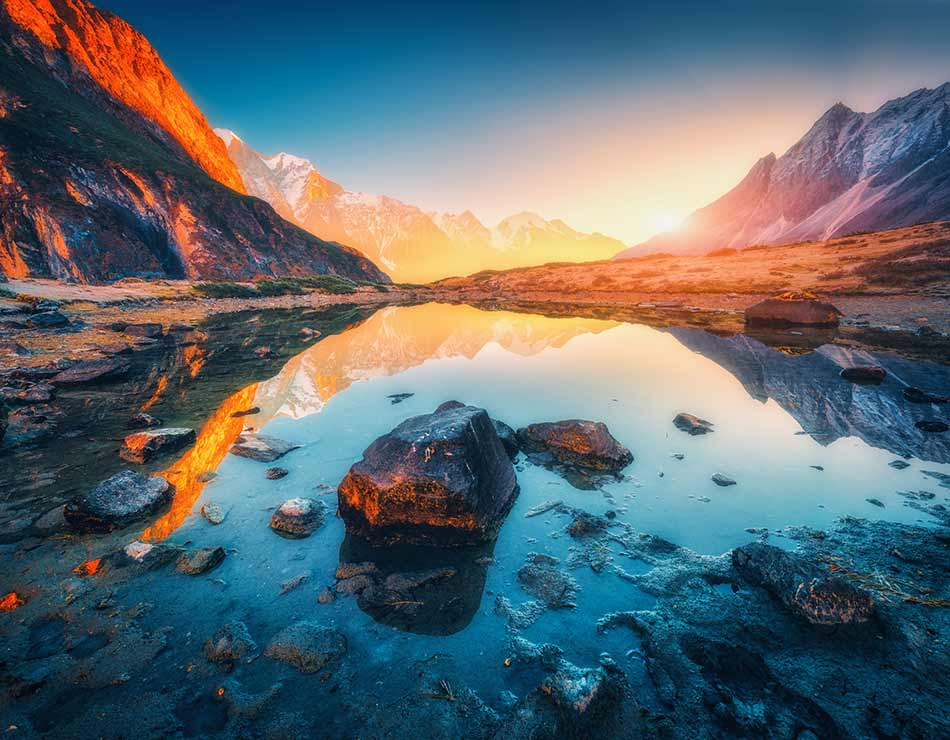
#> input picture image manipulation/image2.jpg, 950 x 740 px
$ python 4.py
#> lines starting #> are read from the running program, lines starting #| are printed output that depends on the picture
import cv2 as cv
import numpy as np

img  = cv.imread('image2.jpg')
#> img is the input picture: shape (740, 950, 3); mean B, G, R 111.9, 105.7, 92.9

cv.imshow('image',img)

# translating an image
def translate(img, x ,y):
#> called with x = 100, y = 100
    transMat = np.float32([[1,0,x],[0,1,y]])
    dimensions = (img.shape[1],img.shape[0])
#> dimensions = (950, 740)
    return cv.warpAffine(img,transMat, dimensions)
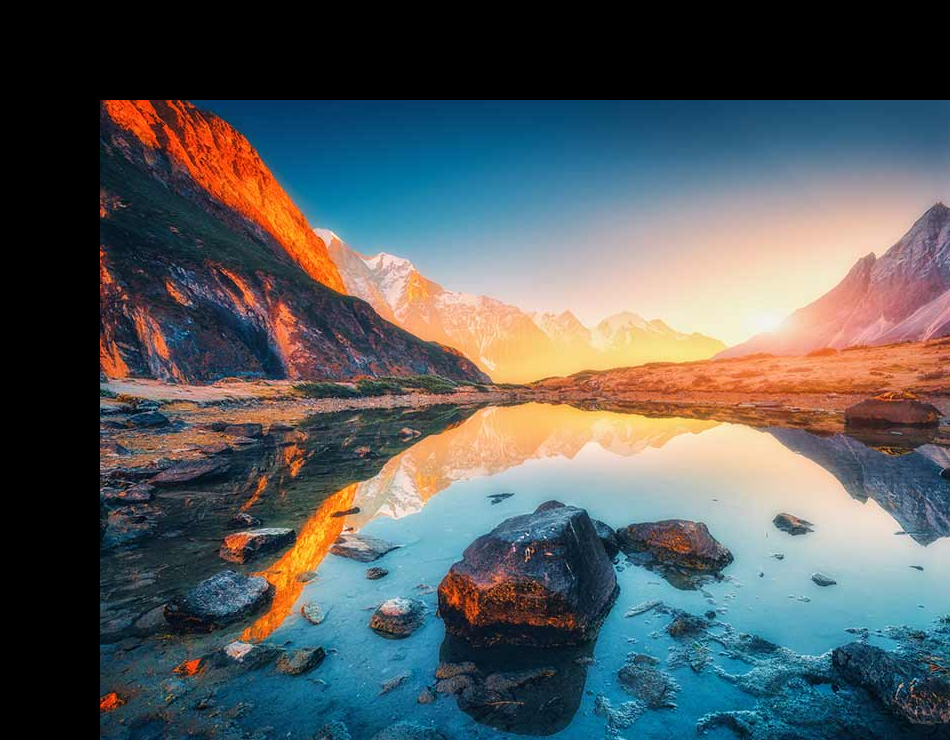
#> returned value: shape (740, 950, 3); mean of channels 0, 1, 2 92.3, 90.7, 84.9; drawn as B, G, R

trans = translate(img, 100 , 100)
cv.imshow('trans',trans)

# rotating an image
def rotate(img, angle,point=None):
#> called with angle = 45
    (height,width)=img.shape[:2]
#> height = 740; width = 950

    if point is None:
        point = (width//2 , height//2)
#> point = (475, 370)

    rotMat = cv.getRotationMatrix2D(point,angle,1.0)
    dimensions = (width,height)
#> dimensions = (950, 740)

    return cv.warpAffine(img,rotMat,dimensions)
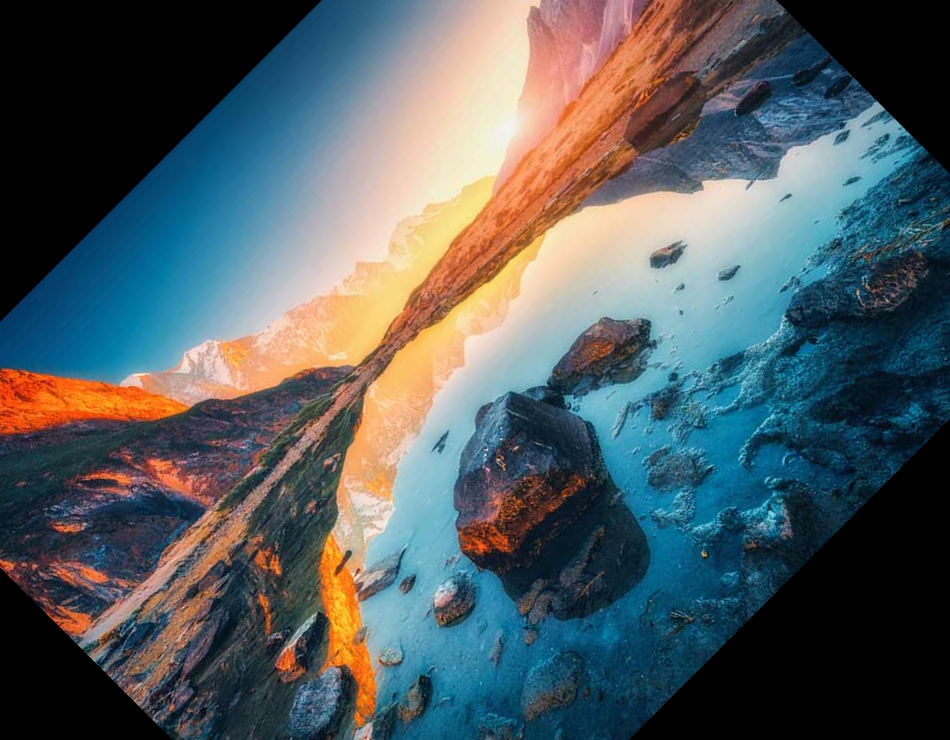
#> returned value: shape (740, 950, 3); mean of channels 0, 1, 2 95.4, 92.2, 82.1; drawn as B, G, R

rotated = rotate(img, 45)
cv.imshow('rotated',rotated)


cv.waitKey(0)
